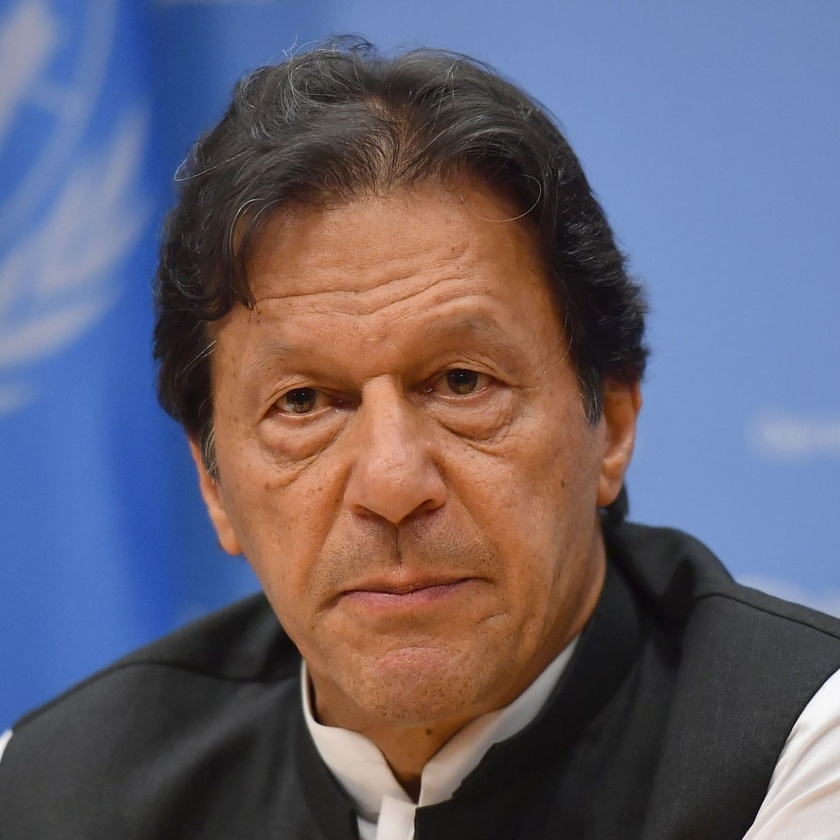
#> input picture model/test_images/imran.jpg, 840 x 840 px, shrunk from 1200 x 1200 before the run
$ jupyter execute --allow-errors data_cleaning.ipynb   (shell and % lines are left out)
#> lines starting #> are read from the running program, lines starting #| are printed output that depends on the picture; after the words box and inside, x2 and y2 are one past the last pixel; in counts of white or black regions, pixels touching at a corner belong together
<h1 style='color:midnightBlue' align='center'>Political Leader's Image Classification: Data Cleaning<h1>

[cell 1]
import numpy as np
import cv2
import matplotlib
from matplotlib import pyplot as plt

[cell 2]
img = cv2.imread('./test_images/imran.jpg')
#> img is the input picture: shape (840, 840, 3); mean B, G, R 112.6, 97.1, 101.4
img.shape
#> Out = (840, 840, 3)

[cell 3]
plt.imshow(img)

[cell 4]
gray = cv2.cvtColor(img, cv2.COLOR_BGR2GRAY)
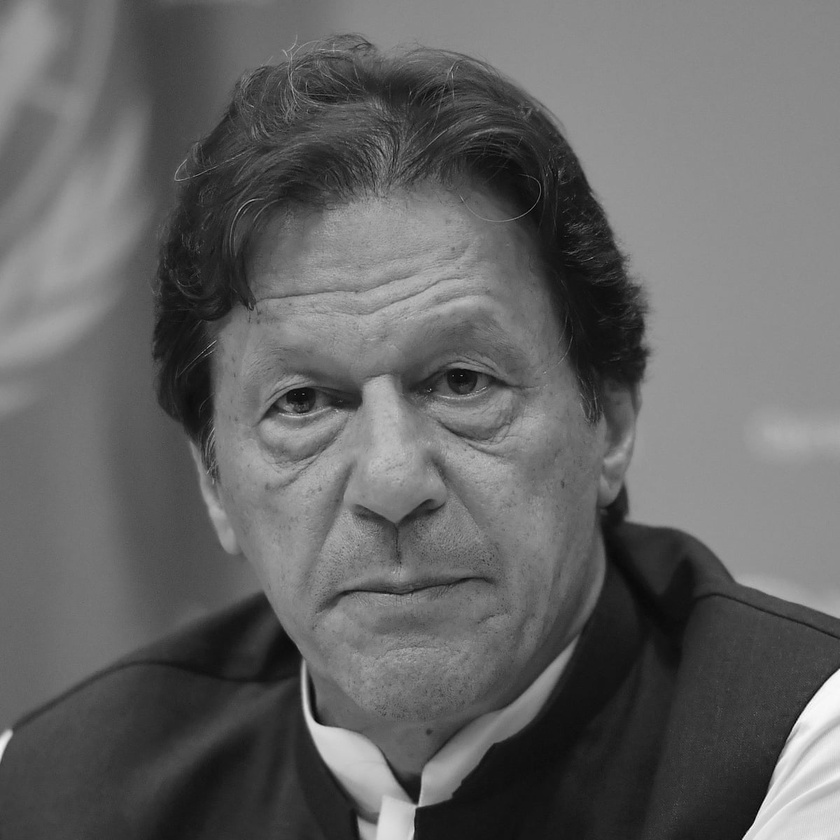
#> gray: shape (840, 840); min 1, max 253, mean 100.2
gray.shape
#> Out = (840, 840)

[cell 5]
gray

[cell 6]
plt.imshow(gray, cmap='gray')

Model From Open CV haarcascades GitHub https://github.com/opencv/opencv/tree/master/data/haarcascades

[cell 7]
face_cascade = cv2.CascadeClassifier('./opencv/haarcascades/haarcascade_frontalface_default.xml')
eye_cascade = cv2.CascadeClassifier('./opencv/haarcascades/haarcascade_eye.xml')

faces = face_cascade.detectMultiScale(gray, 1.3, 5)
#> faces = [[153, 208, 467, 467]]
faces
#> Out = [[153, 208, 467, 467]]

[cell 8]
(x,y,w,h) = faces[0]
#> x = 153; y = 208; w = 467; h = 467
x,y,w,h
#> Out = (153, 208, 467, 467)

[cell 9]
face_img = cv2.rectangle(img,(x,y),(x+w,y+h),(255,0,0),2)
plt.imshow(face_img)

[cell 10]
cv2.destroyAllWindows()
for (x,y,w,h) in faces:
    face_img = cv2.rectangle(img,(x,y),(x+w,y+h),(255,0,0),2)
    roi_gray = gray[y:y+h, x:x+w]
    roi_color = face_img[y:y+h, x:x+w]
    eyes = eye_cascade.detectMultiScale(roi_gray)
    for (ex,ey,ew,eh) in eyes:
        cv2.rectangle(roi_color,(ex,ey),(ex+ew,ey+eh),(0,255,0),2)
#> this loop made 1 pass
#> pass 1, `roi_gray = gray[y:y+h, x:x+w]`:
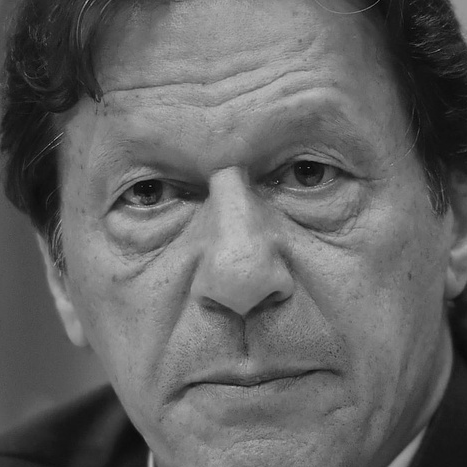
#> roi_gray: shape (467, 467); min 1, max 194, mean 99.6
#> pass 1, `roi_color = face_img[y:y+h, x:x+w]`:
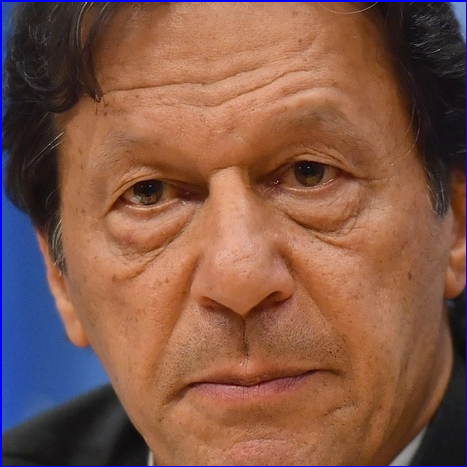
#> roi_color: shape (467, 467, 3); mean B, G, R 72.5, 88.2, 130.3
#> after the loop:
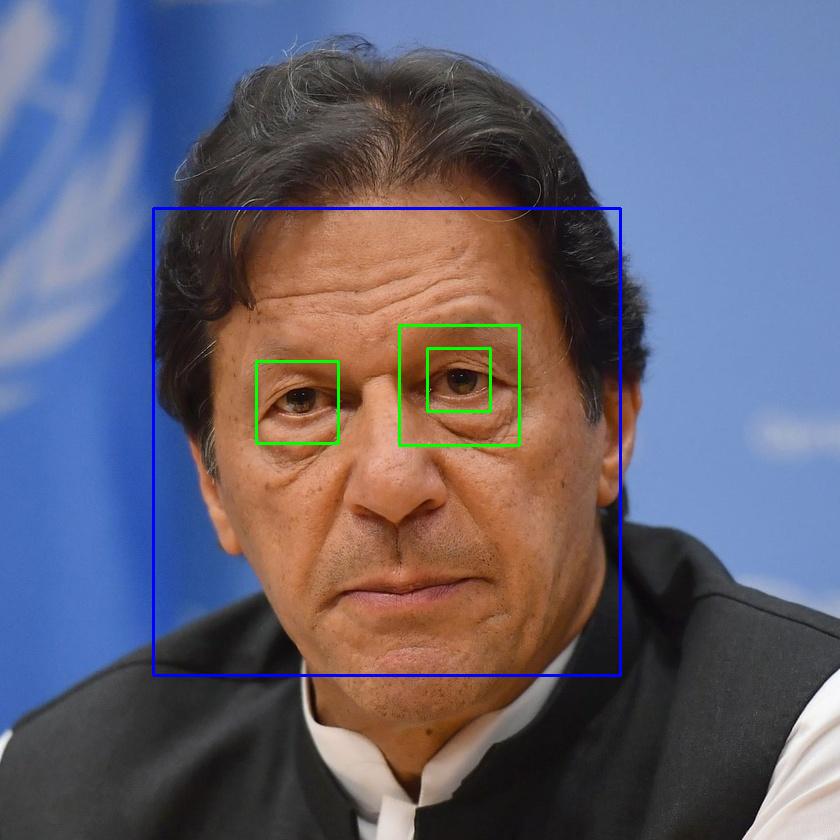
#> img: shape (840, 840, 3); mean B, G, R 113.7, 97.3, 100
#> after the loop:
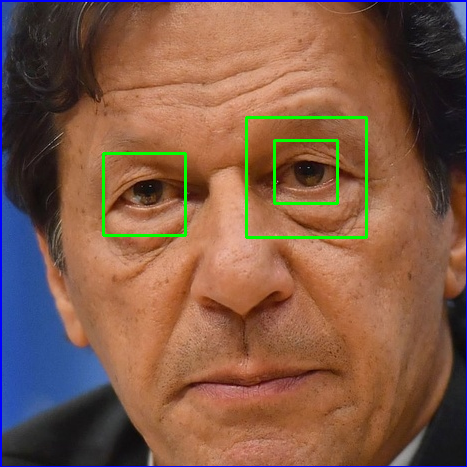
#> roi_color: shape (467, 467, 3); 1.45% of pixels changed, all inside (x1, y1, x2, y2) = (102, 116, 368, 239)


plt.figure()
plt.imshow(face_img, cmap='gray')
plt.show()

[cell 11]
plt.imshow(roi_color, cmap='gray')

[cell 12]
def get_cropped_image_if_2_eyes(image_path):
#> called with image_path = './test_images/imran.jpg'
    img = cv2.imread(image_path)
    gray = cv2.cvtColor(img, cv2.COLOR_BGR2GRAY)
    faces = face_cascade.detectMultiScale(gray, 1.3, 5)
#> faces = [[153, 208, 467, 467]]
    for (x,y,w,h) in faces:
        roi_gray = gray[y:y+h, x:x+w]
        roi_color = img[y:y+h, x:x+w]
        eyes = eye_cascade.detectMultiScale(roi_gray)
        if len(eyes) >= 2:
            return roi_color
#> call 2 of get_cropped_image_if_2_eyes, with image_path = './test_images/bieden.jpg'
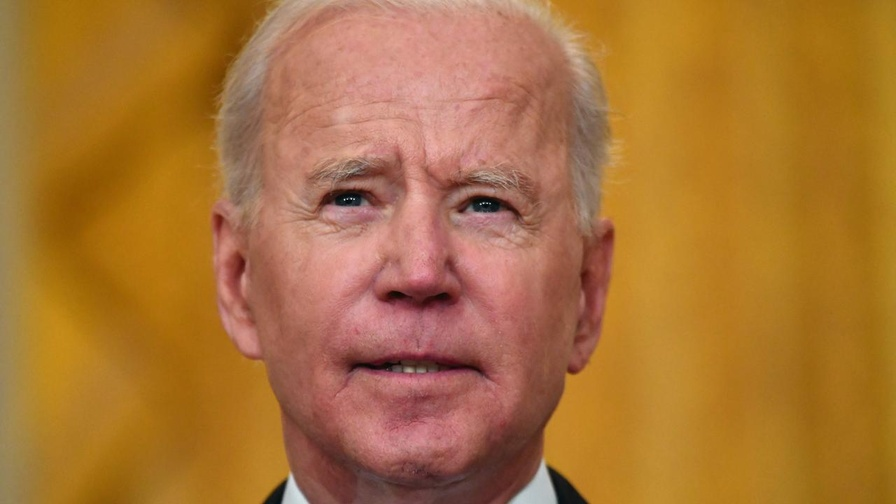
#> input picture model/test_images/bieden.jpg, 896 x 504 px, shrunk from 1280 x 720 before the run
#> in get_cropped_image_if_2_eyes, img is the input picture: shape (504, 896, 3); mean B, G, R 56.1, 115.5, 170.4
#> in get_cropped_image_if_2_eyes (call 2), `gray = cv2.cvtColor(img, cv2.COLOR_BGR2GRAY)`:
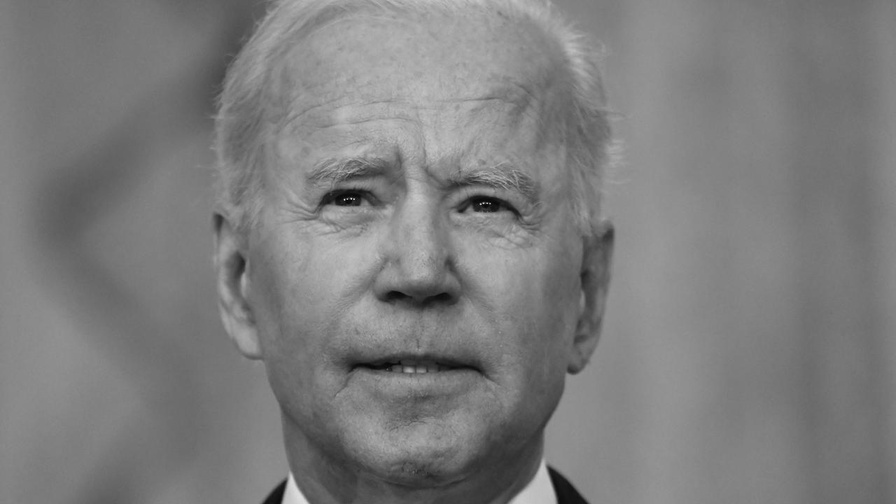
#> gray: shape (504, 896); min 2, max 224, mean 125.1
#> in get_cropped_image_if_2_eyes (call 2), `faces = face_cascade.detectMultiScale(gray, 1.3, 5)`: faces = [[224, 53, 387, 387]]
#> this loop made 1 pass
#> (x, y, w, h, eyes) on pass 1: (224, 53, 387, 387, [[212, 130, 51, 51], [145, 221, 45, 45], [89, 111, 75, 75]])
#> pass 1, in get_cropped_image_if_2_eyes (call 2), `roi_gray = gray[y:y+h, x:x+w]`:
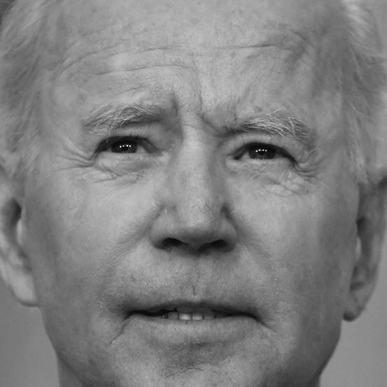
#> roi_gray: shape (387, 387); min 2, max 224, mean 127.9
#> pass 1, in get_cropped_image_if_2_eyes (call 2), `roi_color = img[y:y+h, x:x+w]`:
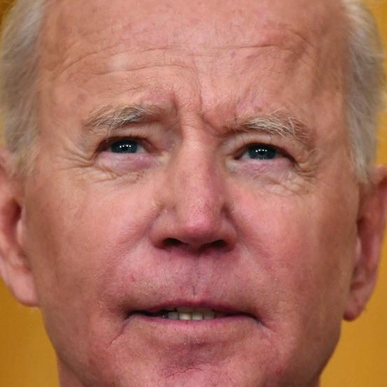
#> roi_color: shape (387, 387, 3); mean B, G, R 93.9, 112.3, 171.5

[cell 13]
original_image = cv2.imread('./test_images/imran.jpg')
plt.imshow(original_image)

[cell 14]
cropped_image = get_cropped_image_if_2_eyes('./test_images/imran.jpg')
plt.imshow(cropped_image)

[cell 15]
org_image_obstructed = cv2.imread('./test_images/imran.jpg')
plt.imshow(org_image_obstructed)

[cell 16]
cropped_image_no_2_eyes = get_cropped_image_if_2_eyes('./test_images/bieden.jpg')
cropped_image_no_2_eyes

[cell 17]
path_to_data = "./dataset/"
path_to_cr_data = "./dataset/cropped/"

[cell 18]
import os
img_dirs = []
for entry in os.scandir(path_to_data):
    if entry.is_dir():
        img_dirs.append(entry.path)

[cell 19]
img_dirs

[cell 20]
import shutil
if os.path.exists(path_to_cr_data):
    shutil.rmtree(path_to_cr_data)
os.mkdir(path_to_cr_data)

[cell 21]
cropped_image_dirs = []
celebrity_file_names_dict = {}

#> (the rest of this cell did not finish here and is left out)
